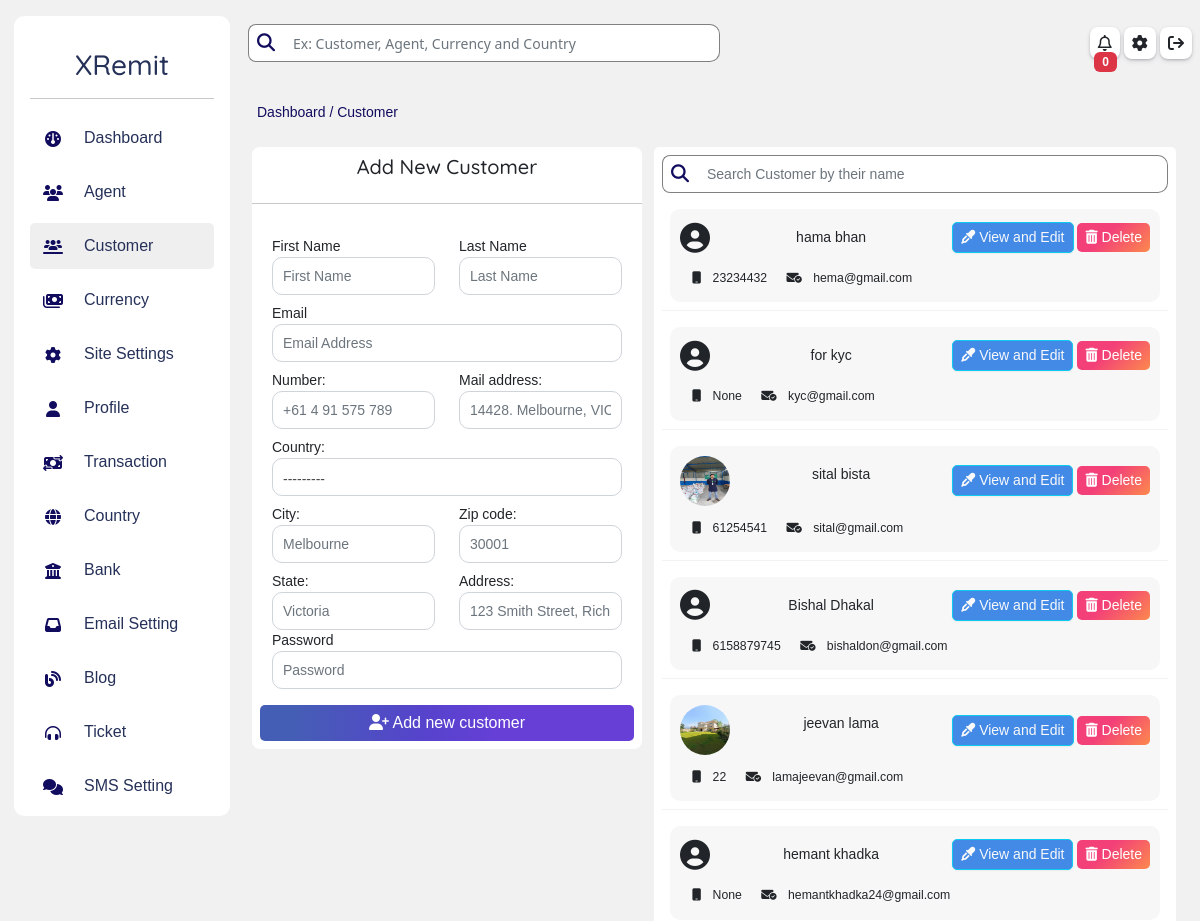
The app's page /owner/customer-data (upper part), older data.
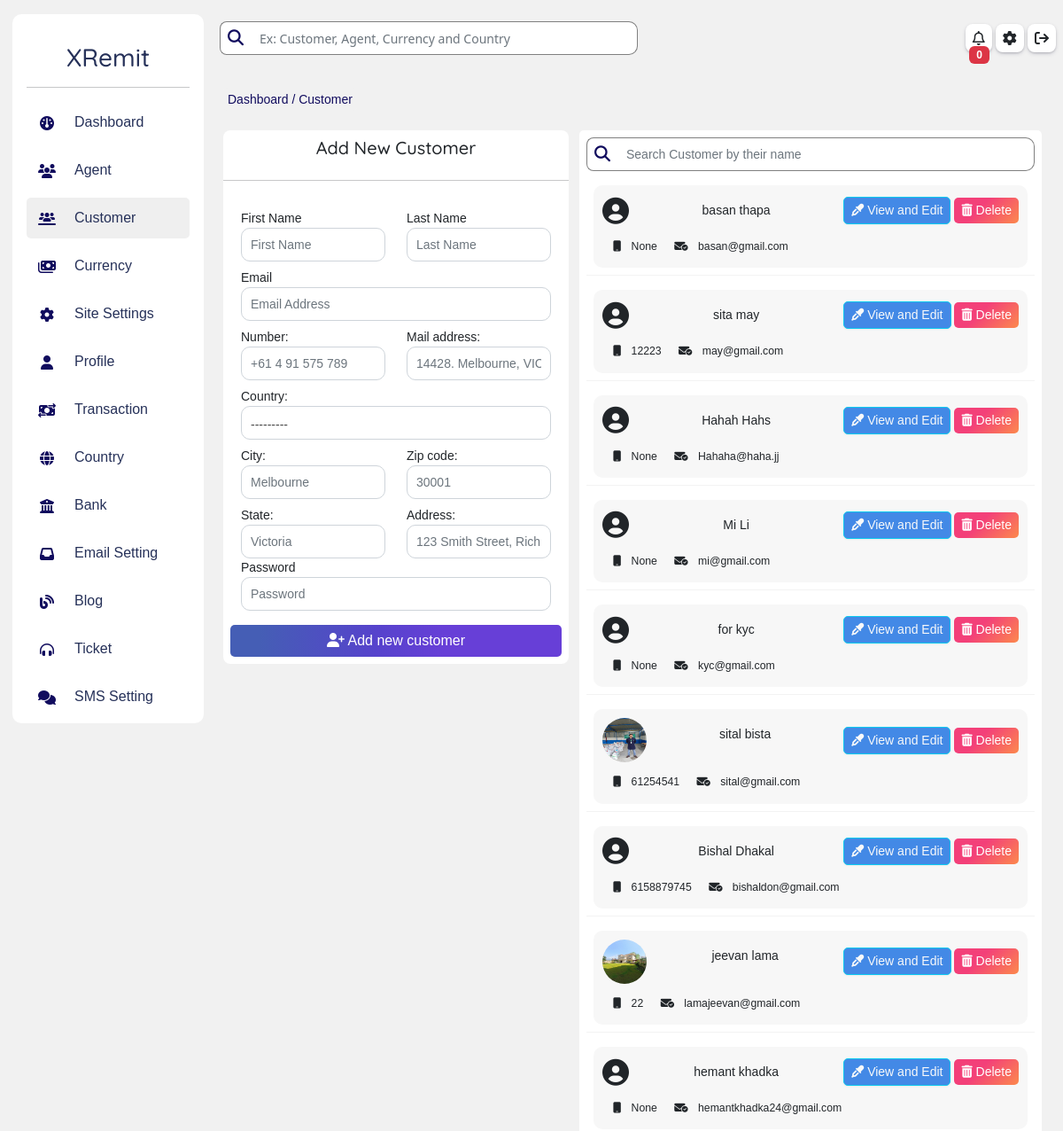
The same page, newer data.
### homepage/models.py (models this page shows, shortened)
class CustomUser(AbstractUser):
    user_type_data = (("owner", "owner"), ("agent", 'agent'), ("customer", 'customer'))
    user_type = models.CharField(default = "owner", choices = user_type_data, max_length = 20)
    email = models.EmailField(unique = True)

class Customer(models.Model):
    admin = models.OneToOneField(CustomUser, related_name ="customer", on_delete=models.CASCADE, null = True, blank = True)
    number = models.BigIntegerField(null = True)
    mail_address = models.CharField(max_length=100, null = True, blank = True)
    state = models.CharField(max_length=100, null = True, blank = True)
    zip_code = models.IntegerField(null = True, blank = True)
    city = models.CharField(max_length=100, null = True, blank = True)
    country = models.ForeignKey(Country, related_name='customer_country', on_delete=models.CASCADE, null = True, blank= True)
    address = models.CharField(max_length = 200, null = True, blank = True)
    profil_pic = models.ImageField(upload_to ="profile_pic/customer/", null = True, blank = True)
    created_at = models.DateTimeField(auto_now_add= True)
    added_by = models.ForeignKey(CustomUser, null=True, blank = True, related_name = 'student_adder', on_delete = models.CASCADE)
    updated_at = models.DateTimeField(auto_now=True)
    banned = models.BooleanField(default=False)
    security = models.CharField(max_length=200, choices=(
        ('email', 'email'),
        ('sms', 'sms'),
        ('both', 'both'),
        ('none','none')
    ), default='none', null= True, blank = True)
    kyc_verified = models.BooleanField(default=False)
    rejected = models.BooleanField(default=False)
    objects = models.Manager()

### owner/views.py (the view, shortened to what this page needs)
# urls.py: path('customer-data', views.CustomerView.as_view(), name="customer"),
class CustomerView(View):
    template_name = 'owner/customer.html'
    dist = {
            'form':CustomerForm(),
            'form_head': "Add new customer",
            'button':"Add new customer",
            'user': CustomUser.objects.filter(user_type = "customer").order_by('-id')
        }
    def get(self, request, *args, **kwargs):
        noti = notification()
        self.dist.update(noti)
        return render(request, self.template_name, self.dist)

### homepage/forms.py
class CustomerForm(forms.ModelForm):
    class Meta:
        model = Customer
        fields = ('__all__')
        widgets = {
            'number': forms.NumberInput(attrs={'class':'form-control', 'placeholder':'+61 4 91 575 789'}),
            'mail_address': forms.TextInput(attrs={'class':'form-control', 'placeholder':'14428. Melbourne, VIC 8001'}),
            'state': forms.TextInput(attrs={'class':'form-control', 'placeholder':'Victoria'}),
            'zip_code' : forms.NumberInput(attrs={'class':'form-control', 'placeholder':'30001'}),
            'city' : forms.TextInput(attrs={'class':'form-control', 'placeholder':'Melbourne'}),
            'country' : forms.Select(attrs={'class':'form-control', 'placeholder':'Australia'}),
            'address' : forms.TextInput(attrs={'class':'form-control', 'placeholder':'123 Smith Street, Richmond, Victoria'}),
            'profil_pic' : forms.FileInput(attrs={'class':'form-control', 'placeholder':'Profile Picture'}),
        }

### homepage/models.py (called while the page is built)
    def __str__(self):
        return self.name

### template/owner/customer.html (shortened to what the changed rows need)
{% extends 'owner/dashboard.html' %}
{% load static %}
{% block inside %}
<div class="row p-0 m-0 mt-3">
    <div class="row p-0 m-0 mt-3">
        <div class="col-lg-7 col-12 mt-2">
            <div class="p-2 card">
                <table class="table border-1 " id="myTable">
                    <tbody>
                        {% for i in user  %}
                        <tr>
                            <td>
                                <div class="item-list-div mt-2 p-1">
                                    <div class="d-flex justify-content-between">
                                        {% if i.customer.profil_pic %}
                                            <img class="my-auto" src="{{i.customer.profil_pic.url}}" alt="" style="height: 50px; width: 50px; border-radius: 50%;">
                                        {%else%}
                                            <i class="fa fa-user-circle my-auto" style="font-size: 30px;">
                                            </i>
                                        {% endif %}
                                        <p class="m-0 p-2">
                                            {{i.get_full_name}}
                                        </p>
                                        <div class="my-auto">
                                            <a href="{%url 'owner:customerProfile' i.id%}">
                                                <button class="btn btn-sm btn-info text-white">
                                                    <span class="text-light">
                                                        <i class="fa fa-eye-dropper"></i>
                                                        View and Edit
                                                    </span>
                                                </button>
                                            </a>
                                            <button class="btn btn-sm btn-danger" data-bs-toggle="modal" data-bs-target="#exampleModal{{i.id}}">
                                                <i class="fa fa-trash-alt"></i>
                                                Delete
                                            </button>
                                        </div>
                                    </div>
                                    <div class="mt-2">
                                        <small class="p-1">
                                            <i class="fa fa-mobile p-2"></i>
                                            {{i.customer.number}}
                                        </small>
                                        <small class="p-1">
                                            <i class="fa fa-envelope-circle-check p-2"></i>
                                            {{i.email}}
                                        </small>
                                    </div>
                                </div>
                            </td>
                        </tr>
                        {% endfor %}
                    </tbody>
                </table>
            </div>
        </div>
    </div>
</div>
{% endblock inside %}

Row changes from the older to the newer data that the page shows:
removed CustomUser: get_full_name "hama bhan", customer.number "23234432", email "hema@gmail.com"
added CustomUser: get_full_name "basan thapa", customer.number "None", email "basan@gmail.com"
added CustomUser: get_full_name "sita may", customer.number "12223", email "may@gmail.com"
added CustomUser: get_full_name "Hahah Hahs", customer.number "None", email "Hahaha@haha.jj"
added CustomUser: get_full_name "Mi Li", customer.number "None", email "mi@gmail.com"
